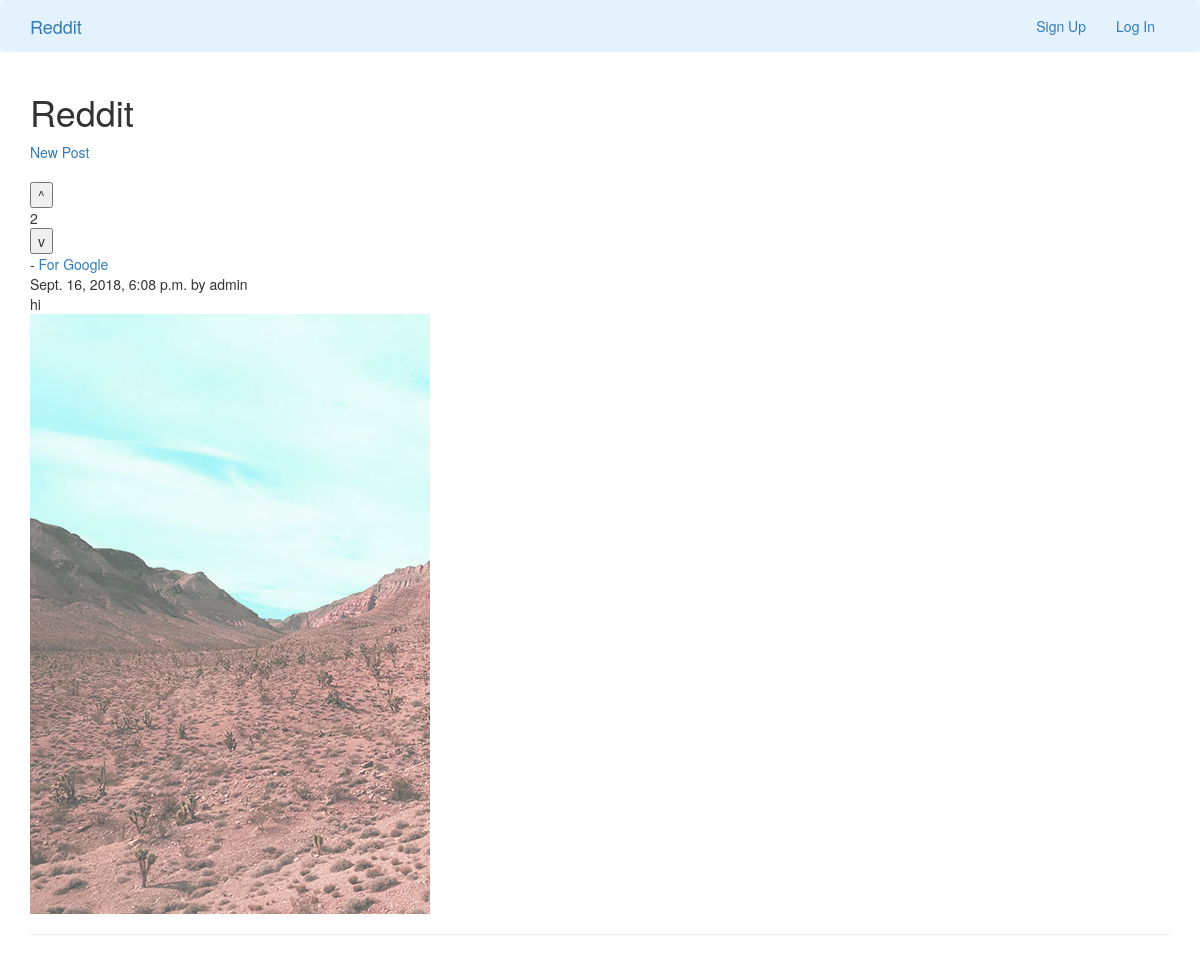
Before: / with the older database file.
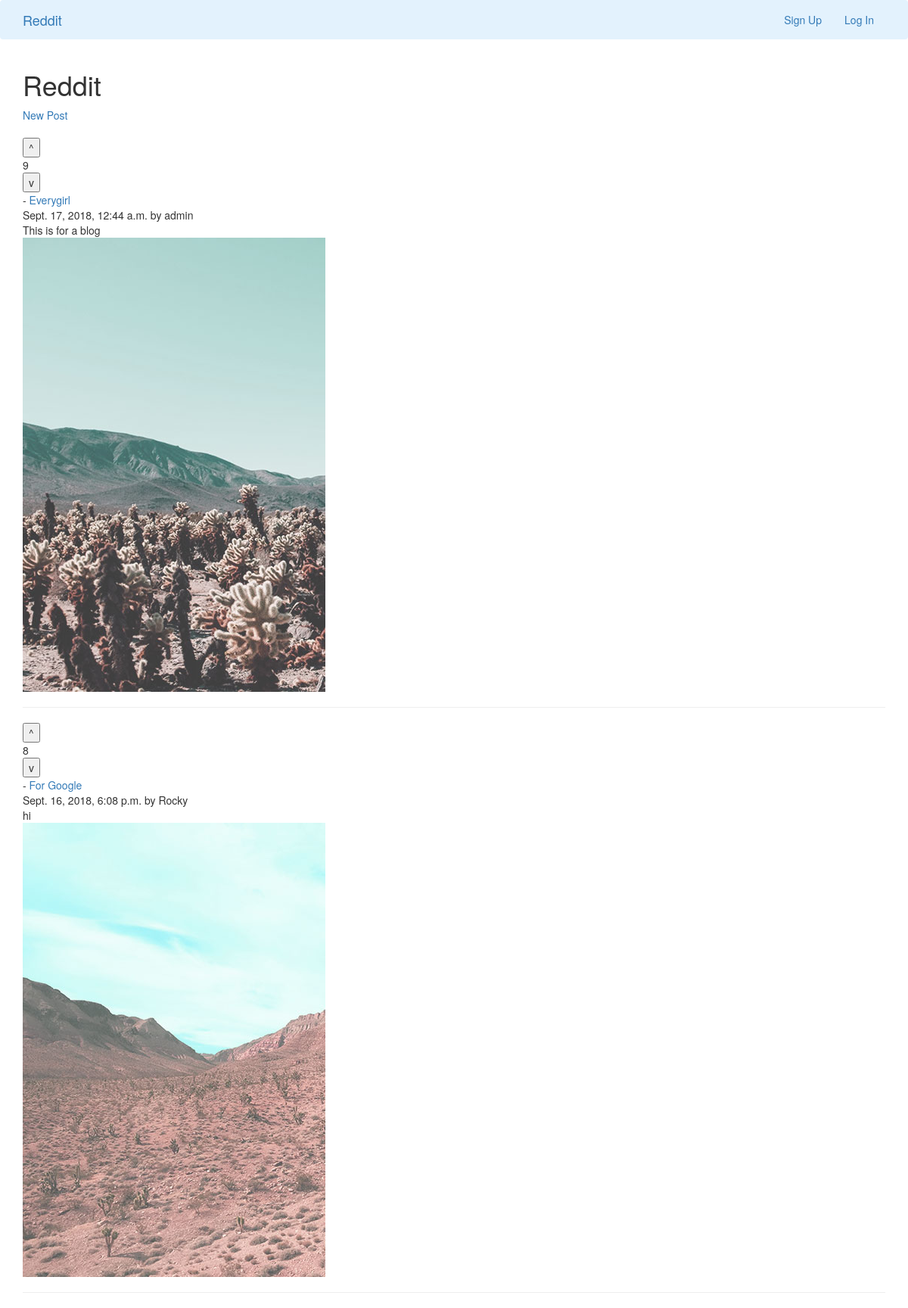
After: the same page with the newer database file.
### posts/models.py (models this page shows, shortened)
class Post(models.Model):
    title = models.CharField(max_length=200, default='')
    site_url = models.TextField(default='')
    content = models.TextField(default="")
    created_at = models.DateTimeField(blank=True, null=True)
    user = models.ForeignKey(User, on_delete = models.CASCADE)
    votes_total = models.IntegerField(default=1)
    image = models.ImageField(default='')

### posts/views.py (the view)
# urls.py: 2. Add a URL to urlpatterns:  path('', views.home, name='home')
def home(request):
    post = Post.objects.order_by('-votes_total')
    return render(request, 'posts/home.html', {'posts':post})

### posts/templates/posts/home.html (shortened to what this page needs)
{% extends 'base.html' %}
{% block content %}
<h1>Reddit</h1>
<a href="{% url 'posts:create' %}">New Post</a>
<br />
<br />
{% for post in posts.all %}
<form method="POST" action="{% url 'posts:upvote' post.id %}">
    <input type="submit" value="^">
 </form> {{ post.votes_total }}
 <form method="POST" action="{% url 'posts:downvote' post.id %}">
    <input type="submit" value="v">
</form>  - <a href="{{ post.site_url }}"> {{ post.title }} </a>
<br />
{{ post.created_at }} by {{ post.user.username }}
<br />
{{ post.content }}
<br />
<img src="{{ post.image.url }}" />
<br />
<hr>
{% endfor %}
{% endblock %}

### templates/base.html (shortened to what this page needs)
<!DOCTYPE html>
<html lang="en">
  <head>
    <link rel="stylesheet" href="https://maxcdn.bootstrapcdn.com/bootstrap/3.3.7/css/bootstrap.min.css">
  </head>
  <body>
    <nav class="navbar navbar-light" style="background-color: #e3f2fd;">
      <div class="container">
        <div class="navbar-header">
          <a class="navbar-brand" href="{% url 'home' %}">Reddit</a>
        </div>
        <div class="collapse navbar-collapse" id="mynav">
          <ul class="nav navbar-nav navbar-right">
              {% if user.is_authenticated %}
              <li><a href= "#" onClick="document.getElementById('logout').submit()">Log Out</a></li>
              <form id="logout" method="POST" action="{% url 'accounts:logout' %}">
                  {% csrf_token %}
                  <input type="hidden">
              </form>
              {% else %}
              <li><a href="{% url 'accounts:signup' %}">Sign Up</a> </li>
              <li><a href="{% url 'accounts:login' %}">Log In</a> </li>
              {% endif %}
          </ul>
        </div>
      </div>
    </nav>
    <div class="container">
      {% block content %}
      {% endblock %}
    </div>
  </body>
</html>

Changed rows visible on the page:
added Post: votes_total "9", title "Everygirl", created_at "Sept. 17, 2018, 12:44 a.m.", user.username "admin", content "This is for a blog", image (picture)
changed Post "For Google": votes_total "2" → "8"; user.username "admin" → "Rocky"
